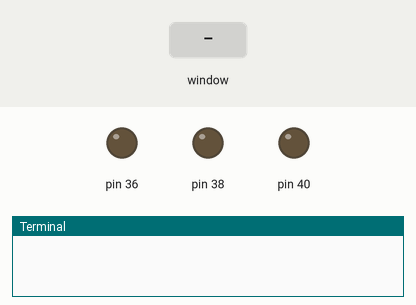
Bench run of a program on a simulated Raspberry Pi (header pin numbers). On the bench: output pins drawn as LEDs (lit = HIGH), the last lines printed to the terminal. The test bench sets the inputs (shaded band). The desktop window is not drawn, its controls go by their first labels and the mouse button is held 0.15 s.

Above: at 1.2 s.
1.3 s: control labelled "Hepsini Yak" in the window clicked
At 2.0 s:
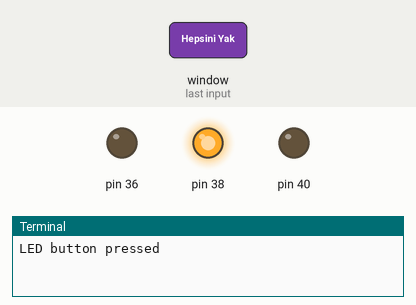
4.3 s: control labelled "2 LED YAK" in the window clicked
At 5.5 s:
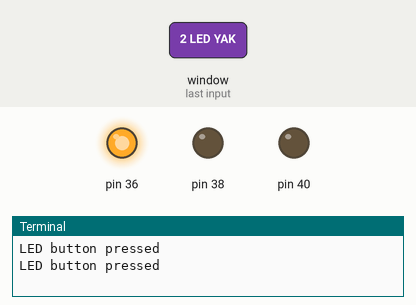
5.8 s: control labelled "1 LED YAK" in the window clicked
At 6.6 s:
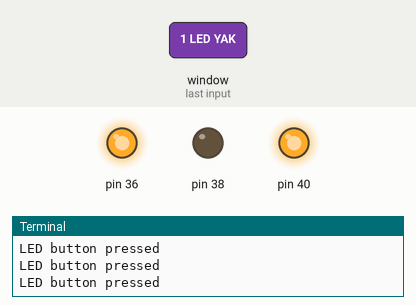
Timing chart, 0 to 8.8 s (numbered marks = the images above; inputs shaded):
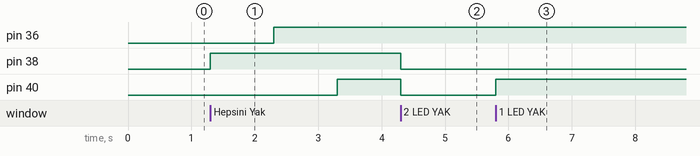

Measured:
- after the input at 1.3 s, pin 36: LOW → HIGH after 1.0 s; pin 38: LOW → HIGH at once; pin 40: LOW → HIGH after 2.0 s
- after the input at 4.3 s, pin 38, pin 40: HIGH → LOW at once
- after the input at 5.8 s, pin 40: LOW → HIGH at once

The program:

blink_v2.py
```python
from tkinter import *
#arayuz olusturmak icin gereken kutuphane,tkinter modulunu tum ogeleri ile birlikte cagirmis oluruz
import tkFont
from tkinter.font import Font
import RPi.GPIO as GPIO
import time
win = Tk()
#bu komutu kullanarak tkinter icindeki tk adli komutu cagirmis olduk
win.title(">> LED GUI ^.^ <<")#pencere ismi
win.geometry('330x380+450+250')#boyut+konumx+konumy gibi

GPIO.setmode(GPIO.BOARD)
GPIO.setup(40, GPIO.OUT)
GPIO.output(40, GPIO.LOW)
GPIO.setup(38, GPIO.OUT)
GPIO.output(38, GPIO.LOW)
GPIO.setup(36, GPIO.OUT)
GPIO.output(36, GPIO.LOW)

GPIO.setmode(GPIO.BOARD)

myFont = tkFont.Font(family = 'Georgia', size = 15, weight = 'bold')
def ledON1(): #led acip kapatma fonksiyonu
    print("LED button pressed")
    if GPIO.input(40):
       GPIO.output(40,GPIO.LOW)
       ledButton1["text"] = "1 LED YAK"
    else:
       GPIO.output(40,GPIO.HIGH)
       ledButton1["text"] = "1 LED KAPAT"

def ledON2():
    print("LED button pressed")
    if GPIO.input(38) & GPIO.input(40):
       GPIO.output(38,GPIO.LOW)
       GPIO.output(40,GPIO.LOW)
       ledButton2["text"] = "2 LED YAK"
    else:
       GPIO.output(38,GPIO.HIGH)
       GPIO.output(40,GPIO.HIGH)
       ledButton2["text"] = "2 LED KAPAT"

def ledON3():
    print("LED button pressed")
    if GPIO.input(40) & GPIO.input(38) & GPIO.input(36):
       GPIO.output(36,GPIO.LOW)
       GPIO.output(38,GPIO.LOW)
       GPIO.output(40,GPIO.LOW)
       ledButton3["text"] = "Hepsini Yak"
    else:
          GPIO.output(38,GPIO.HIGH)
          time.sleep(1)
          GPIO.output(36,GPIO.HIGH)
          time.sleep(1)
          GPIO.output(40,GPIO.HIGH)
          time.sleep(1)
          ledButton3["text"] = "Hepsini Kapat"

def exitProgram():
   print("Exit Button pressed")
   GPIO.cleanup()
   win.quit() #tiklaninca pencereyi kapatmak icin

ledButton1 = Button(win, text = "1 LED YAK",bg="#000066",fg="#00FF66", font = myFont, command = ledON1, height = 1, width =10 )
ledButton1.pack(pady=6)#buton .pack olmazsa gorunmez yani paketlemek gerekli

ledButton2 = Button(win, text = "2 LED YAK",bg="#000066",fg="#00FF66", font = myFont, height = 1,command= ledON2, width =10 )
ledButton2.pack(pady=6)#ledButton1 ve ledButton2 arasina y duzleminde 10 birimlik bosluk
#birakmis olduk padx deseydik x duzleminde bosluk birakirdik

ledButton3 = Button(win, text = "Hepsini Yak",bg="#000066",fg="#00FF66", font = myFont, height = 2,command= ledON3, width =10 )
ledButton3.pack(pady=6)#command ledON3 fonksiyonuna git

exitButton  = Button(win, text = "Exit", font = myFont,bg="#000066",fg="#00FF66", command = exitProgram, height =1 , width = 10)
exitButton.pack(side = BOTTOM)# parantez icine buton konumu side ile belirtilir bottom alta alinmasini saglar

mainloop()
"""Tk() ile olusturulan pencere mainloop() satiri ile bir dongu
olusturularak acilan pencerenin daima ekranda gorunur
kalmasi saglanir. Eger bu yapi kullanilmazsa pencere
ekranda gorunup hemen kaybolur. Bu nedenle pencereyi
biz goremeyiz."""
```
